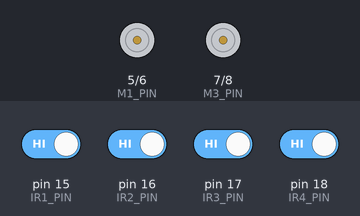
This sketch was run on a simulated Arduino Uno, built with avr-gcc and run on an emulated ATmega328P. Parts: motor-driver pin pairs drawn as motors (green arrow = first pin HIGH = forward, orange = second pin HIGH = backward, longer = more drive). Inputs (shaded band) come from the test bench; at power-on: pin 15 (IR1_PIN), pin 16 (IR2_PIN), pin 17 (IR3_PIN), pin 18 (IR4_PIN) HIGH.

Above: at 16.2 s.
16.3 s: pin 15 (IR1_PIN) driven LOW
At 16.54 s:
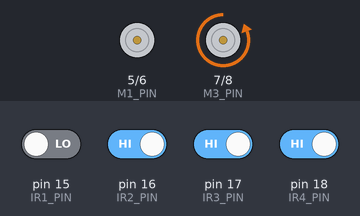
19.3 s: pin 17 (IR3_PIN) driven LOW
At 19.6 s:
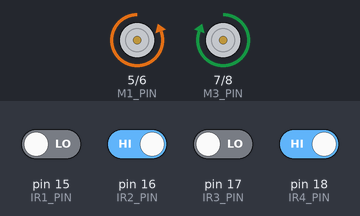
20.8 s: pin 16 (IR2_PIN) driven LOW
At 21.9 s:
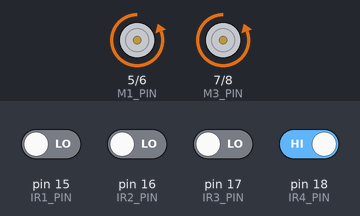
22.3 s: pin 16 (IR2_PIN) driven HIGH
At 23.0 s:
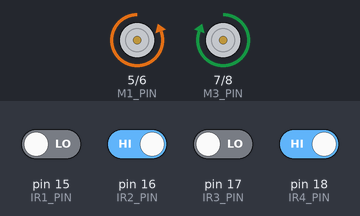
23.8 s: pin 17 (IR3_PIN) driven HIGH
At 24.04 s:
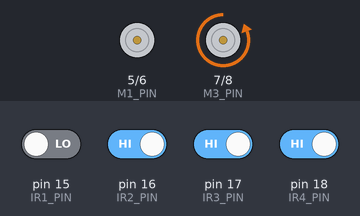
26.8 s: pin 15 (IR1_PIN) driven HIGH and pin 18 (IR4_PIN) driven LOW
At 27.04 s:
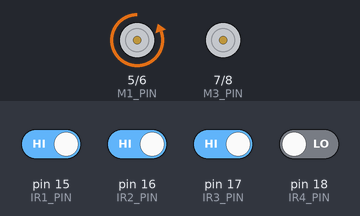
Timing chart, 0 to 30.8 s (numbered marks = the images above; inputs shaded):
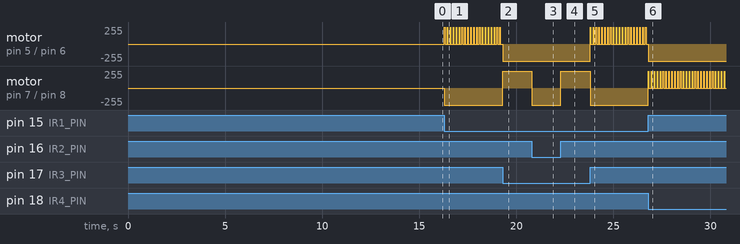

The sketch:

line-follower-robot.ino
```cpp
const int IR1_PIN = 15;
const int IR2_PIN = 16;
const int IR3_PIN = 17;
const int IR4_PIN = 18;

const int M1_PIN = 5;
const int M2_PIN = 6;
const int M3_PIN = 7;
const int M4_PIN = 8;

const bool STATE_OFF[] = {0, 0, 0, 0};
const bool STATE_FW[] = {0, 1, 0, 1};
const bool STATE_BW[] = {1, 0, 1, 0};
const bool STATE_LEFT[] = {0, 1, 1, 0};
const bool STATE_LEFT_LIGHT[] = {0, 1, 0, 0};
const bool STATE_RIGHT[] = {1, 0, 0, 1};
const bool STATE_RIGHT_LIGHT[] = {0, 0, 0, 1};

void setup() {
  Serial.begin(9600);

  pinMode(IR1_PIN, INPUT);
  pinMode(IR2_PIN, INPUT);
  pinMode(IR3_PIN, INPUT);
  pinMode(IR4_PIN, INPUT);

  pinMode(M1_PIN, OUTPUT);
  pinMode(M2_PIN, OUTPUT);
  pinMode(M3_PIN, OUTPUT);
  pinMode(M4_PIN, OUTPUT);

  activateMotorState(STATE_OFF);

  delay(15000);
}

void loop() {

  bool i1 = digitalRead(IR1_PIN);
  bool i2 = digitalRead(IR2_PIN);
  bool i3 = digitalRead(IR3_PIN);
  bool i4 = digitalRead(IR4_PIN);

  if (!i2 && !i3) {
    activateMotorState(STATE_FW);
  } else if (i2 && !i3) {
    activateMotorState(STATE_LEFT);
  } else if (!i2 && i3) {
    activateMotorState(STATE_RIGHT);
  } else if (!i1 && i2 && i3 && i4) {
    hardRight();
  }else if (i1 && !i2 && i3 && i4) {
    hardRight();
  } else if (i1 && i2 && i3 && !i4) {
    hardLeft();
  } else if (i1 && i2 && !i3 && i4) {
    hardLeft();
  } else if (!i1 && !i2 && !i3 && !i4) {
    activateMotorState(STATE_OFF);
  } else if (!i1 && i2 && i3 && !i4) {
    activateMotorState(STATE_FW);
  }
}

// [M1, M2, M3, M4]
void activateMotorState(bool states[]) {
  digitalWrite(M1_PIN, states[0]);
  digitalWrite(M2_PIN, states[1]);
  digitalWrite(M3_PIN, states[2]);
  digitalWrite(M4_PIN, states[3]);
}

void hardRight() {
  activateMotorState(STATE_RIGHT);
  delay(30);
  activateMotorState(STATE_RIGHT_LIGHT);
  delay(120);
  activateMotorState(STATE_OFF);
}

void hardLeft() {
  activateMotorState(STATE_LEFT);
  delay(30);
  activateMotorState(STATE_LEFT_LIGHT);
  delay(120);
  activateMotorState(STATE_OFF);
}
```

Measured:
- after the input at 16.3 s, motor on pin 5 (M1_PIN) / pin 6 (M2_PIN): alternates forward 255/255 for 0.03 s and stopped for 0.12 s, starting at once; motor on pin 7 (M3_PIN) / pin 8 (M4_PIN): stopped → backward 255/255 at once
- after the input at 19.3 s, motor on pin 7 (M3_PIN) / pin 8 (M4_PIN): backward 255/255 → forward 255/255 at once
- after the input at 20.8 s, motor on pin 7 (M3_PIN) / pin 8 (M4_PIN): forward 255/255 → backward 255/255 at once
- after the input at 22.3 s, motor on pin 7 (M3_PIN) / pin 8 (M4_PIN): backward 255/255 → forward 255/255 at once
- after the input at 23.8 s, motor on pin 5 (M1_PIN) / pin 6 (M2_PIN): alternates forward 255/255 for 0.03 s and stopped for 0.12 s, starting at once; motor on pin 7 (M3_PIN) / pin 8 (M4_PIN): forward 255/255 → backward 255/255 at once
- after the input at 26.8 s, motor on pin 7 (M3_PIN) / pin 8 (M4_PIN): alternates forward 255/255 for 0.03 s and stopped for 0.12 s, starting at once
